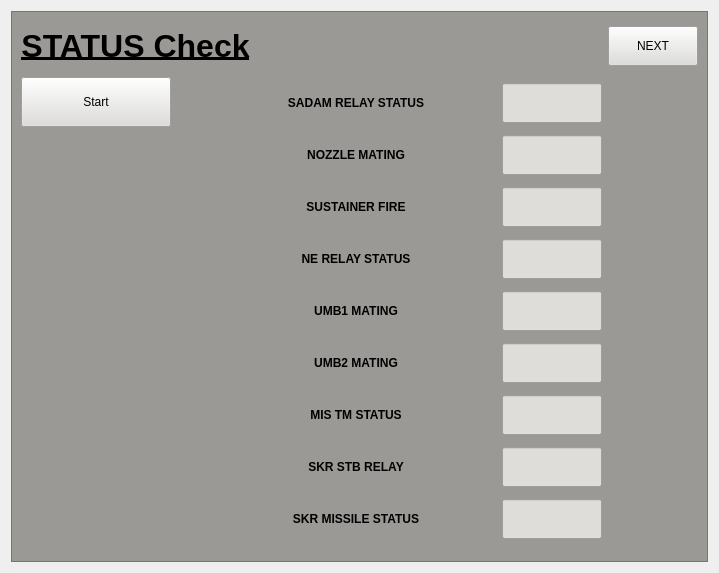
               <widget class="QWidget" name="Status">
                <layout class="QGridLayout" name="gridLayout_34">
                 <item row="0" column="0">
                  <widget class="QFrame" name="analogFrame">
                   <property name="minimumSize">
                    <size>
                     <width>300</width>
                     <height>551</height>
                    </size>
                   </property>
                   <property name="maximumSize">
                    <size>
                     <width>16777215</width>
                     <height>16777215</height>
                    </size>
                   </property>
                   <property name="styleSheet">
                    <string notr="true">background-color: rgb(154, 153, 150);</string>
                   </property>
                   <property name="frameShape">
                    <enum>QFrame::Shape::StyledPanel</enum>
                   </property>
                   <property name="frameShadow">
                    <enum>QFrame::Shadow::Raised</enum>
                   </property>
                   <layout class="QGridLayout" name="gridLayout_4">
                    <item row="0" column="0">
                     <widget class="QLabel" name="label_15">
                      <property name="minimumSize">
                       <size>
                        <width>0</width>
                        <height>50</height>
                       </size>
                      </property>
                      <property name="maximumSize">
                       <size>
                        <width>16777215</width>
                        <height>50</height>
                       </size>
                      </property>
                      <property name="font">
                       <font>
                        <pointsize>24</pointsize>
                        <bold>true</bold>
                        <underline>true</underline>
                       </font>
                      </property>
                      <property name="text">
                       <string>STATUS Check</string>
                      </property>
                      <property name="alignment">
                       <set>Qt::AlignmentFlag::AlignCenter</set>
                      </property>
                     </widget>
                    </item>
                    <item row="1" column="0">
                     <widget class="QPushButton" name="startStatusPushButton">
                      <property name="minimumSize">
                       <size>
                        <width>100</width>
                        <height>50</height>
                       </size>
                      </property>
                      <property name="maximumSize">
                       <size>
                        <width>150</width>
                        <height>50</height>
                       </size>
                      </property>
                      <property name="styleSheet">
                       <string notr="true">background-color: rgb(222, 221, 218);</string>
                      </property>
                      <property name="text">
                       <string>Start</string>
                      </property>
                      <property name="icon">
                       <iconset resource="images.qrc">
                        <normaloff>:/images/go.png</normaloff>:/images/go.png</iconset>
                      </property>
                     </widget>
                    </item>
                    <item row="0" column="4">
                     <widget class="QPushButton" name="acceptStatusCheckPushButton">
                      <property name="minimumSize">
                       <size>
                        <width>90</width>
                        <height>30</height>
                       </size>
                      </property>
                      <property name="maximumSize">
                       <size>
                        <width>150</width>
                        <height>40</height>
                       </size>
                      </property>
                      <property name="font">
                       <font>
                        <kerning>true</kerning>
                       </font>
                      </property>
                      <property name="cursor">
                       <cursorShape>PointingHandCursor</cursorShape>
                      </property>
                      <property name="toolTip">
                       <string>Click to continue</string>
                      </property>
                      <property name="statusTip">
                       <string>Click to continue</string>
                      </property>
                      <property name="styleSheet">
                       <string notr="true">background-color: rgb(222, 221, 218);</string>
                      </property>
                      <property name="text">
                       <string>NEXT</string>
                      </property>
                      <property name="icon">
                       <iconset resource="images.qrc">
                        <normaloff>:/images/next.png</normaloff>:/images/next.png</iconset>
                      </property>
                      <property name="iconSize">
                       <size>
                        <width>35</width>
                        <height>35</height>
                       </size>
                      </property>
                     </widget>
                    </item>
                    <item row="0" column="1" colspan="2">
                     <spacer name="horizontalSpacer_4">
                      <property name="orientation">
                       <enum>Qt::Orientation::Horizontal</enum>
                      </property>
                      <property name="sizeHint" stdset="0">
                       <size>
                        <width>40</width>
                        <height>20</height>
                       </size>
                      </property>
                     </spacer>
                    </item>
                    <item row="0" column="3">
                     <spacer name="horizontalSpacer_53">
                      <property name="orientation">
                       <enum>Qt::Orientation::Horizontal</enum>
                      </property>
                      <property name="sizeHint" stdset="0">
                       <size>
                        <width>40</width>
                        <height>20</height>
                       </size>
                      </property>
                     </spacer>
                    </item>
                    <item row="1" column="1" rowspan="2" colspan="3">
                     <layout class="QVBoxLayout" name="verticalLayout_5">
                      <item>
                       <layout class="QHBoxLayout" name="horizontalLayout_72">
                        <item>
                         <widget class="QLabel" name="sadamRealyStatusLabel">
                          <property name="minimumSize">
                           <size>
                            <width>200</width>
                            <height>40</height>
                           </size>
                          </property>
                          <property name="maximumSize">
                           <size>
                            <width>200</width>
                            <height>40</height>
                           </size>
                          </property>
                          <property name="font">
                           <font>
                            <bold>true</bold>
                           </font>
                          </property>
                          <property name="text">
                           <string>SADAM RELAY STATUS</string>
                          </property>
                          <property name="alignment">
                           <set>Qt::AlignmentFlag::AlignCenter</set>
                          </property>
                         </widget>
                        </item>
                        <item>
                         <spacer name="horizontalSpacer_19">
                          <property name="orientation">
                           <enum>Qt::Orientation::Horizontal</enum>
                          </property>
                          <property name="sizeHint" stdset="0">
                           <size>
                            <width>40</width>
                            <height>20</height>
                           </size>
                          </property>
                         </spacer>
                        </item>
                        <item>
                         <widget class="QLineEdit" name="sadamRelayStatusLineEdit">
                          <property name="minimumSize">
                           <size>
                            <width>100</width>
                            <height>40</height>
                           </size>
                          </property>
                          <property name="maximumSize">
                           <size>
                            <width>100</width>
                            <height>40</height>
                           </size>
                          </property>
                          <property name="styleSheet">
                           <string notr="true">background-color: rgb(222, 221, 218);</string>
                          </property>
                          <property name="alignment">
                           <set>Qt::AlignmentFlag::AlignCenter</set>
                          </property>
                          <property name="readOnly">
                           <bool>true</bool>
                          </property>
                         </widget>
                        </item>
                       </layout>
                      </item>
                      <item>
                       <layout class="QHBoxLayout" name="horizontalLayout_73">
                        <item>
                         <widget class="QLabel" name="nozzleMatingVoltageLabel">
                          <property name="minimumSize">
                           <size>
                            <width>200</width>
                            <height>40</height>
                           </size>
                          </property>
                          <property name="maximumSize">
                           <size>
                            <width>200</width>
                            <height>40</height>
                           </size>
                          </property>
                          <property name="font">
                           <font>
                            <bold>true</bold>
                           </font>
                          </property>
                          <property name="text">
                           <string>NOZZLE MATING</string>
                          </property>
                          <property name="alignment">
                           <set>Qt::AlignmentFlag::AlignCenter</set>
                          </property>
                         </widget>
                        </item>
                        <item>
                         <spacer name="horizontalSpacer_21">
                          <property name="orientation">
                           <enum>Qt::Orientation::Horizontal</enum>
                          </property>
                          <property name="sizeHint" stdset="0">
                           <size>
                            <width>40</width>
                            <height>20</height>
                           </size>
                          </property>
                         </spacer>
                        </item>
                        <item>
                         <widget class="QLineEdit" name="nozzleMatingVoltageLineEdit">
                          <property name="minimumSize">
                           <size>
                            <width>100</width>
                            <height>40</height>
                           </size>
                          </property>
                          <property name="maximumSize">
                           <size>
                            <width>100</width>
                            <height>40</height>
                           </size>
                          </property>
                          <property name="styleSheet">
                           <string notr="true">background-color: rgb(222, 221, 218);</string>
                          </property>
                          <property name="alignment">
                           <set>Qt::AlignmentFlag::AlignCenter</set>
                          </property>
                          <property name="readOnly">
                           <bool>true</bool>
                          </property>
                         </widget>
                        </item>
                       </layout>
                      </item>
                      <item>
                       <layout class="QHBoxLayout" name="horizontalLayout_88">
                        <item>
                         <widget class="QLabel" name="sustainerFireVoltageLabel">
                          <property name="minimumSize">
                           <size>
                            <width>200</width>
                            <height>40</height>
                           </size>
                          </property>
                          <property name="maximumSize">
                           <size>
                            <width>200</width>
                            <height>40</height>
                           </size>
                          </property>
                          <property name="font">
                           <font>
                            <bold>true</bold>
                           </font>
                          </property>
                          <property name="text">
                           <string>SUSTAINER FIRE</string>
                          </property>
                          <property name="alignment">
                           <set>Qt::AlignmentFlag::AlignCenter</set>
                          </property>
                         </widget>
                        </item>
                        <item>
                         <spacer name="horizontalSpacer_37">
                          <property name="orientation">
                           <enum>Qt::Orientation::Horizontal</enum>
                          </property>
                          <property name="sizeHint" stdset="0">
                           <size>
                            <width>40</width>
                            <height>20</height>
                           </size>
                          </property>
                         </spacer>
                        </item>
                        <item>
                         <widget class="QLineEdit" name="sustainerFireVoltageLineEdit">
                          <property name="minimumSize">
                           <size>
                            <width>100</width>
                            <height>40</height>
                           </size>
                          </property>
                          <property name="maximumSize">
                           <size>
                            <width>100</width>
                            <height>40</height>
                           </size>
                          </property>
                          <property name="styleSheet">
                           <string notr="true">background-color: rgb(222, 221, 218);</string>
                          </property>
                          <property name="alignment">
                           <set>Qt::AlignmentFlag::AlignCenter</set>
                          </property>
                          <property name="readOnly">
                           <bool>true</bool>
                          </property>
                         </widget>
                        </item>
                       </layout>
                      </item>
                      <item>
                       <layout class="QHBoxLayout" name="horizontalLayout_103">
                        <item>
                         <widget class="QLabel" name="neRelayStatusLabel">
                          <property name="minimumSize">
                           <size>
                            <width>200</width>
                            <height>40</height>
                           </size>
                          </property>
                          <property name="maximumSize">
                           <size>
                            <width>200</width>
                            <height>40</height>
                           </size>
                          </property>
                          <property name="font">
                           <font>
                            <bold>true</bold>
                           </font>
                          </property>
                          <property name="text">
                           <string>NE RELAY STATUS</string>
                          </property>
                          <property name="alignment">
                           <set>Qt::AlignmentFlag::AlignCenter</set>
                          </property>
                         </widget>
                        </item>
                        <item>
                         <spacer name="horizontalSpacer_38">
                          <property name="orientation">
                           <enum>Qt::Orientation::Horizontal</enum>
                          </property>
                          <property name="sizeHint" stdset="0">
                           <size>
                            <width>40</width>
                            <height>20</height>
                           </size>
                          </property>
                         </spacer>
                        </item>
                        <item>
                         <widget class="QLineEdit" name="neRelayStatusLineEdit">
                          <property name="minimumSize">
                           <size>
                            <width>100</width>
                            <height>40</height>
                           </size>
                          </property>
                          <property name="maximumSize">
                           <size>
                            <width>100</width>
                            <height>40</height>
                           </size>
                          </property>
                          <property name="styleSheet">
                           <string notr="true">background-color: rgb(222, 221, 218);</string>
                          </property>
                          <property name="alignment">
                           <set>Qt::AlignmentFlag::AlignCenter</set>
                          </property>
                          <property name="readOnly">
                           <bool>true</bool>
                          </property>
                         </widget>
                        </item>
                       </layout>
                      </item>
                      <item>
                       <layout class="QHBoxLayout" name="horizontalLayout_94">
                        <item>
                         <widget class="QLabel" name="umbilical1Label">
                          <property name="minimumSize">
                           <size>
                            <width>200</width>
                            <height>40</height>
                           </size>
                          </property>
                          <property name="maximumSize">
                           <size>
                            <width>200</width>
                            <height>40</height>
                           </size>
                          </property>
                          <property name="font">
                           <font>
                            <bold>true</bold>
                           </font>
                          </property>
                          <property name="text">
                           <string>UMB1 MATING</string>
                          </property>
                          <property name="alignment">
                           <set>Qt::AlignmentFlag::AlignCenter</set>
                          </property>
                         </widget>
                        </item>
                        <item>
                         <spacer name="horizontalSpacer_39">
                          <property name="orientation">
                           <enum>Qt::Orientation::Horizontal</enum>
                          </property>
                          <property name="sizeHint" stdset="0">
                           <size>
                            <width>40</width>
                            <height>20</height>
                           </size>
                          </property>
                         </spacer>
                        </item>
                        <item>
                         <widget class="QLineEdit" name="umbilical1StatusLineEdit">
                          <property name="minimumSize">
                           <size>
                            <width>100</width>
                            <height>40</height>
                           </size>
                          </property>
                          <property name="maximumSize">
                           <size>
                            <width>100</width>
                            <height>40</height>
                           </size>
                          </property>
                          <property name="styleSheet">
                           <string notr="true">background-color: rgb(222, 221, 218);</string>
                          </property>
                          <property name="alignment">
                           <set>Qt::AlignmentFlag::AlignCenter</set>
                          </property>
                          <property name="readOnly">
                           <bool>true</bool>
                          </property>
                         </widget>
                        </item>
                       </layout>
                      </item>
                      <item>
                       <layout class="QHBoxLayout" name="horizontalLayout_95">
                        <item>
                         <widget class="QLabel" name="umbilical2Label">
                          <property name="minimumSize">
                           <size>
                            <width>200</width>
                            <height>40</height>
                           </size>
                          </property>
                          <property name="maximumSize">
                           <size>
                            <width>200</width>
                            <height>40</height>
                           </size>
                          </property>
                          <property name="font">
                           <font>
                            <bold>true</bold>
                           </font>
                          </property>
                          <property name="text">
                           <string>UMB2 MATING</string>
                          </property>
                          <property name="alignment">
                           <set>Qt::AlignmentFlag::AlignCenter</set>
                          </property>
                         </widget>
                        </item>
                        <item>
                         <spacer name="horizontalSpacer_40">
                          <property name="orientation">
                           <enum>Qt::Orientation::Horizontal</enum>
                          </property>
                          <property name="sizeHint" stdset="0">
                           <size>
                            <width>40</width>
                            <height>20</height>
                           </size>
                          </property>
                         </spacer>
                        </item>
                        <item>
                         <widget class="QLineEdit" name="umbilical2StatusLineEdit">
                          <property name="minimumSize">
                           <size>
                            <width>100</width>
                            <height>40</height>
                           </size>
                          </property>
                          <property name="maximumSize">
                           <size>
                            <width>100</width>
                            <height>40</height>
                           </size>
                          </property>
                          <property name="styleSheet">
                           <string notr="true">background-color: rgb(222, 221, 218);</string>
                          </property>
                          <property name="alignment">
                           <set>Qt::AlignmentFlag::AlignCenter</set>
                          </property>
                          <property name="readOnly">
                           <bool>true</bool>
                          </property>
                         </widget>
                        </item>
                       </layout>
                      </item>
                      <item>
                       <layout class="QHBoxLayout" name="horizontalLayout_96">
                        <item>
                         <widget class="QLabel" name="misTMStatusLabel">
                          <property name="minimumSize">
                           <size>
                            <width>200</width>
                            <height>40</height>
                           </size>
                          </property>
                          <property name="maximumSize">
                           <size>
                            <width>200</width>
                            <height>40</height>
                           </size>
                          </property>
                          <property name="font">
                           <font>
                            <bold>true</bold>
                           </font>
                          </property>
                          <property name="text">
                           <string>MIS TM STATUS</string>
                          </property>
                          <property name="alignment">
                           <set>Qt::AlignmentFlag::AlignCenter</set>
                          </property>
                         </widget>
                        </item>
                        <item>
                         <spacer name="horizontalSpacer_41">
                          <property name="orientation">
                           <enum>Qt::Orientation::Horizontal</enum>
                          </property>
                          <property name="sizeHint" stdset="0">
                           <size>
                            <width>40</width>
                            <height>20</height>
                           </size>
                          </property>
                         </spacer>
                        </item>
                        <item>
                         <widget class="QLineEdit" name="misTMStatusLineEdit">
                          <property name="minimumSize">
                           <size>
                            <width>100</width>
                            <height>40</height>
                           </size>
                          </property>
                          <property name="maximumSize">
                           <size>
                            <width>100</width>
                            <height>40</height>
                           </size>
                          </property>
                          <property name="styleSheet">
                           <string notr="true">background-color: rgb(222, 221, 218);</string>
                          </property>
                          <property name="alignment">
                           <set>Qt::AlignmentFlag::AlignCenter</set>
                          </property>
                          <property name="readOnly">
                           <bool>true</bool>
                          </property>
                         </widget>
                        </item>
                       </layout>
                      </item>
                      <item>
                       <layout class="QHBoxLayout" name="horizontalLayout_108">
                        <item>
                         <widget class="QLabel" name="seekerSTBRelayStatusLabel">
                          <property name="minimumSize">
                           <size>
                            <width>200</width>
                            <height>40</height>
                           </size>
                          </property>
                          <property name="maximumSize">
                           <size>
                            <width>200</width>
                            <height>40</height>
                           </size>
                          </property>
                          <property name="font">
                           <font>
                            <bold>true</bold>
                           </font>
                          </property>
                          <property name="text">
                           <string>SKR STB RELAY</string>
                          </property>
                          <property name="alignment">
                           <set>Qt::AlignmentFlag::AlignCenter</set>
                          </property>
                         </widget>
                        </item>
                        <item>
                         <spacer name="horizontalSpacer_44">
                          <property name="orientation">
                           <enum>Qt::Orientation::Horizontal</enum>
                          </property>
                          <property name="sizeHint" stdset="0">
                           <size>
                            <width>40</width>
                            <height>20</height>
                           </size>
                          </property>
                         </spacer>
                        </item>
                        <item>
                         <widget class="QLineEdit" name="seekerSTBRelayStatusLineEdit">
                          <property name="minimumSize">
                           <size>
                            <width>100</width>
                            <height>40</height>
                           </size>
                          </property>
                          <property name="maximumSize">
                           <size>
                            <width>100</width>
                            <height>40</height>
                           </size>
                          </property>
                          <property name="styleSheet">
                           <string notr="true">background-color: rgb(222, 221, 218);</string>
                          </property>
                          <property name="alignment">
                           <set>Qt::AlignmentFlag::AlignCenter</set>
                          </property>
                          <property name="readOnly">
                           <bool>true</bool>
                          </property>
                         </widget>
                        </item>
                       </layout>
                      </item>
                      <item>
                       <layout class="QHBoxLayout" name="horizontalLayout_107">
                        <item>
                         <widget class="QLabel" name="seekerMISStatusLabel">
                          <property name="minimumSize">
                           <size>
                            <width>200</width>
                            <height>40</height>
                           </size>
                          </property>
                          <property name="maximumSize">
                           <size>
                            <width>200</width>
                            <height>40</height>
                           </size>
                          </property>
                          <property name="font">
                           <font>
                            <bold>true</bold>
                           </font>
                          </property>
                          <property name="text">
                           <string>SKR MISSILE STATUS</string>
                          </property>
                          <property name="alignment">
                           <set>Qt::AlignmentFlag::AlignCenter</set>
                          </property>
                         </widget>
                        </item>
                        <item>
                         <spacer name="horizontalSpacer_45">
                          <property name="orientation">
                           <enum>Qt::Orientation::Horizontal</enum>
                          </property>
                          <property name="sizeHint" stdset="0">
                           <size>
                            <width>40</width>
                            <height>20</height>
                           </size>
                          </property>
                         </spacer>
                        </item>
                        <item>
                         <widget class="QLineEdit" name="seekerMISStatusLineEdit">
                          <property name="minimumSize">
                           <size>
                            <width>100</width>
                            <height>40</height>
                           </size>
                          </property>
                          <property name="maximumSize">
                           <size>
                            <width>100</width>
                            <height>40</height>
                           </size>
                          </property>
                          <property name="styleSheet">
                           <string notr="true">background-color: rgb(222, 221, 218);</string>
                          </property>
                          <property name="alignment">
                           <set>Qt::AlignmentFlag::AlignCenter</set>
                          </property>
                          <property name="readOnly">
                           <bool>true</bool>
                          </property>
                         </widget>
                        </item>
                       </layout>
                      </item>
                     </layout>
                    </item>
                   </layout>
                  </widget>
                 </item>
                </layout>
               </widget>
